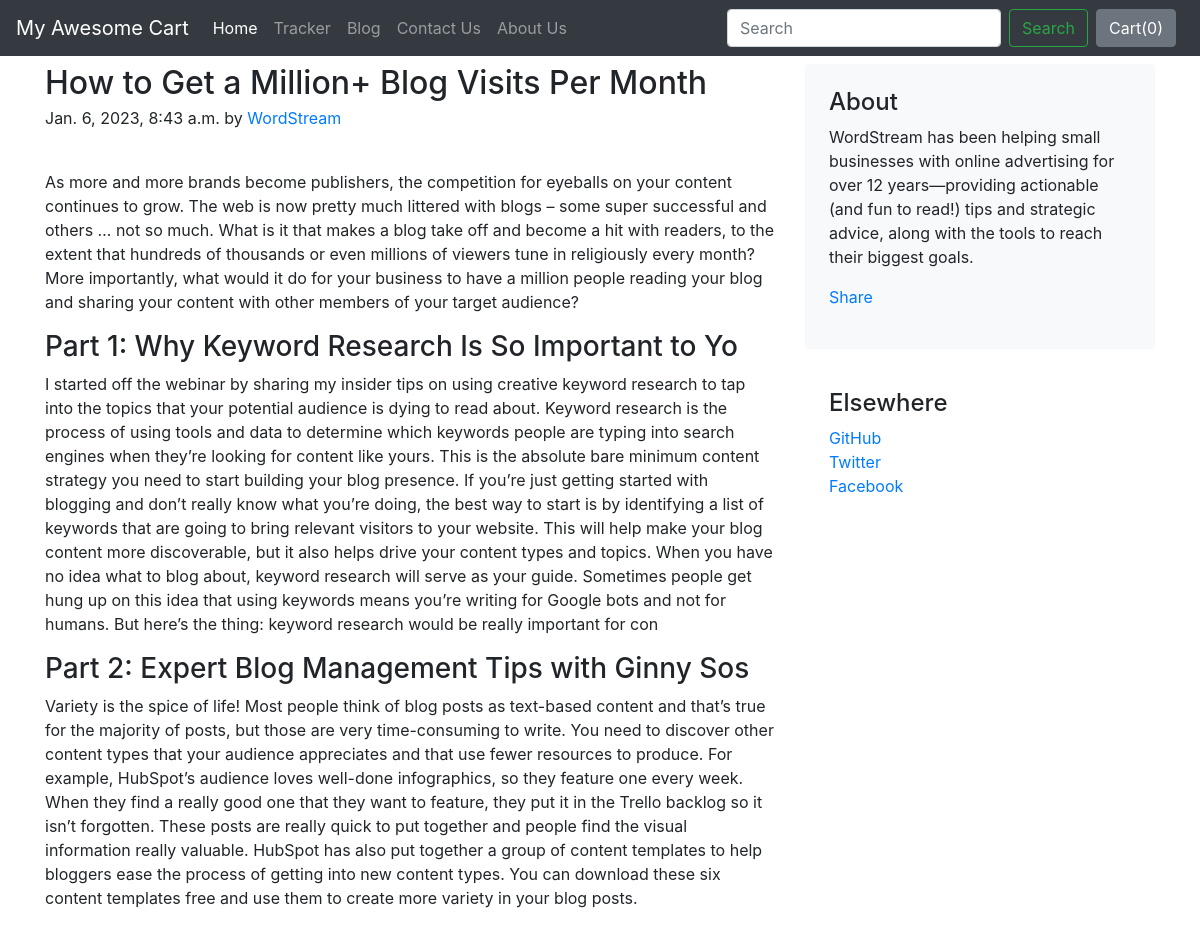
/Blog/Blogpost/1, run on the app's committed database.
### Blog/models.py (models this page shows, shortened)
class blogpost(models.Model):
    post_id = models.AutoField(primary_key=True)
    title = models.CharField(max_length=50,default ="")
    post_date = models.DateTimeField()
    author = models.CharField(max_length=15,default ="")
    content = models.CharField(max_length=5000,default ="")
    title_subhead_1 = models.CharField(max_length=50,default ="")
    content_subhead_1 = models.CharField(max_length=5000,default ="")
    title_subhead_2 = models.CharField(max_length=50,default ="")
    content_subhead_2 = models.CharField(max_length=5000,default ="")
    thumbnail = models.ImageField(upload_to="Blog/images",default ="")
    about = models.CharField(max_length=1000,default="")

### Blog/views.py (the view)
# urls.py: path("Blogpost/<int:id>",views.Blogpost,name='homeBlog')
def Blogpost(request,id):
    post = blogpost.objects.filter(post_id=id)[0]
    return render(request,'Blog/Blogpost.html',{"post":post})

### Blog/templates/Blog/Blogpost.html (shortened to what this page needs)
{% extends 'Blog/basic.html' %}
{% block body %}
<div class="container my-2">
  <div class="row g-5">
    <div class="col-md-8">
      <article class="blog-post">
        <h2 class="blog-post-title mb-1">{{post.title}}</h2>
        <p class="blog-post-meta">{{post.post_date}} by <a href="#">{{post.author}}</a></p>
        <div class="fb-like" data-href="http://127.0.0.1:8000/blog/blogpost/{{post.post_id}}" data-layout="standard" data-action="like" data-size="large" data-show-faces="false" data-share="true"></div><br>
         <p>{{post.content}}</p>
        <h3>{{post.title_subhead_1}}</h3>
        <p>{{post.content_subhead_1}}</p>
        <h3>{{post.title_subhead_2}}</h3>
        <p>{{post.content_subhead_2}}</p>
        </div>
    <div class="col-md-4">
      <div class="position-sticky" style="top: 2rem;">
        <div class="p-4 mb-3 bg-light rounded">
          <h4 class="fst-italic">About</h4>
          <p class="mb-0">{{post.about}}</p>
          <div class="my-3 fb-share-button" data-href="http://127.0.0.1:8000/blog/blogpost/{{post.post_id}}" data-layout="button_count" data-size="large"><a target="_blank" href="https://www.facebook.com/sharer/sharer.php?u=http%3A%2F%2F127.0.0.1%3A8000%2Fblog%2Fblogpost%2F4&src=sdkpreparse" class="fb-xfbml-parse-ignore">Share</a></div>
        </div>
        <div class="p-4">
          <h4 class="fst-italic">Elsewhere</h4>
          <ol class="list-unstyled">
            <li><a href="#">GitHub</a></li>
            <li><a href="#">Twitter</a></li>
            <li><a href="#">Facebook</a></li>
          </ol>
        </div>
      </div>
    </div>
  </div>
  </div>
  {% endblock %}

### data on the page
blogpost: title "How to Get a Million+ Blog Visits Per Month", post_date "Jan. 6, 2023, 8:43 a.m.", author "WordStream", content "As more and more brands become publishers, the competition for eyeballs on your content continues to grow. The web is now pretty much littered with blogs – some super successful and others … not so much. What is it that makes a blog take off and become a hit with readers, to the extent that hundreds of thousands or even millions of viewers tune in religiously every month? More importantly, what would it do for your business to have a million people reading your blog and sharing your content with other members of your target audience?", title_subhead_1 "Part 1: Why Keyword Research Is So Important to Yo", content_subhead_1 "I started off the webinar by sharing my insider tips on using creative keyword research to tap into the topics that your potential audience is dying to read about. Keyword research is the process of using tools and data to determine which keywords people are typing into search engines when they’re looking for content like yours. This is the absolute bare minimum content strategy you need to start building your blog presence. If you’re just getting started with blogging and don’t really know what you’re doing, the best way to start is by identifying a list of keywords that are going to bring relevant visitors to your website. This will help make your blog content more discoverable, but it…", title_subhead_2 "Part 2: Expert Blog Management Tips with Ginny Sos", content_subhead_2 "Variety is the spice of life! Most people think of blog posts as text-based content and that’s true for the majority of posts, but those are very time-consuming to write. You need to discover other content types that your audience appreciates and that use fewer resources to produce. For example, HubSpot’s audience loves well-done infographics, so they feature one every week. When they find a really good one that they want to feature, they put it in the Trello backlog so it isn’t forgotten. These posts are really quick to put together and people find the visual information really valuable. HubSpot has also put together a group of content templates to help bloggers ease the process of getting…", about "WordStream has been helping small businesses with online advertising for over 12 years—providing actionable (and fun to read!) tips and strategic advice, along with the tools to reach their biggest goals."
